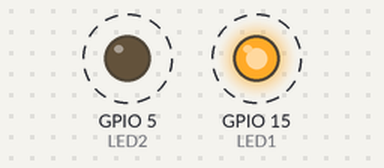
Simulated run of this sketch. Board: ESP32. Shown: output pins drawn as LEDs (lit = HIGH). Dashed ring = blinking.

Above: at 0.15 s.
Timing chart, 0 to 3.0 s (numbered marks = the images above):
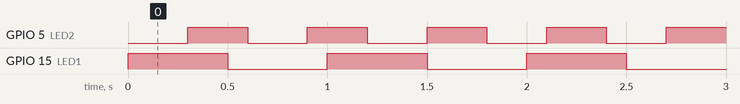

The sketch:

timmer.ino
```cpp
#define LED1 15
#define LED2 5
hw_timer_t *timer = NULL;
void onTimer() {
  digitalWrite(LED2, !digitalRead(LED2));
}
void setup() {
  pinMode(LED1, OUTPUT);
  pinMode(LED2, OUTPUT);
  timer = timerBegin(0, 80, true);
  timerAttachInterrupt(timer, &onTimer, true);
  timerAlarmWrite(timer, 300000, true);
  timerAlarmEnable(timer);
}
void loop() {
  digitalWrite(LED1, !digitalRead(LED1));
  delay(500);
}
```

Measured:
- by itself, GPIO 5 (LED2): alternates HIGH for 0.30 s and LOW for 0.30 s
- by itself, GPIO 15 (LED1): alternates HIGH for 0.50 s and LOW for 0.50 s
- by itself, everything shown: repeats every 3.0 s, in 16 steps
